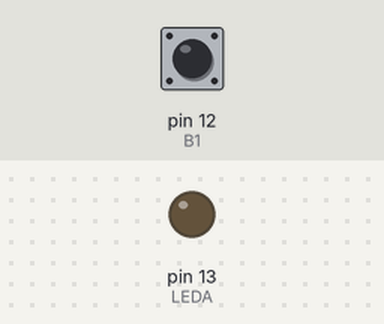
The sketch below on a simulated Arduino Uno, built with avr-gcc and run on an emulated ATmega328P. Shown: output pins drawn as LEDs (lit = HIGH). Dashed ring = blinking. The inputs (shaded band) are chosen by the test bench; at power-on: pin 12 (B1) HIGH.

Above: at 1.2 s.
1.3 s: pin 12 (B1) pulled LOW for 0.15 s
At 1.8 s:
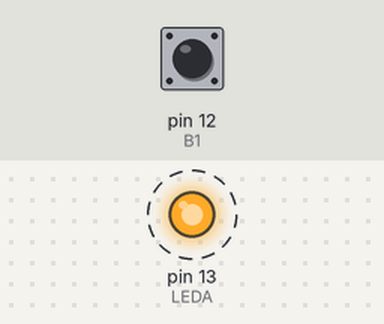
Timing chart, 0 to 9.8 s (numbered marks = the images above; inputs shaded):
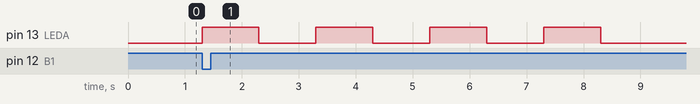

Measured:
- after the input at 1.3 s, pin 13 (LEDA): alternates HIGH for 1.0 s and LOW for 1.0 s, 8 changes in all, then stays LOW, starting at once

The sketch:

lightson.ino
```cpp
#define LEDA 13
#define B1 12

void setup() {
  // put your setup code here, to run once:
 Serial.begin(9600);
 pinMode(LEDA, OUTPUT);
 pinMode (B1, INPUT_PULLUP);
}

void loop() {
  // put your main code here, to run repeatedly:

while(digitalRead(B1)== LOW){
  digitalWrite(LEDA, HIGH);
  delay(1000);
  digitalWrite(LEDA, LOW);
  delay(1000);
  digitalWrite(LEDA, HIGH);
  delay(1000);
  digitalWrite(LEDA, LOW);
  delay(1000);
  digitalWrite(LEDA, HIGH);
  delay(1000);
  digitalWrite(LEDA, LOW);
  delay(1000);
  digitalWrite(LEDA, HIGH);
  delay(1000);
  digitalWrite(LEDA, LOW);
  delay(1000);
}

//if(digitalRead == B1){
//  digitalWrite(LEDA,HIGH);
//  delay(1000);
//  digitalWrite(LEDA,LOW);
//  delay(1000);
//}
//
//do{digitalWrite(LEDA,HIGH);
//  delay(1000);
//  digitalWrite(LEDA,LOW);
//  delay(1000);
while( digitalRead(B1) == HIGH);
}
```
